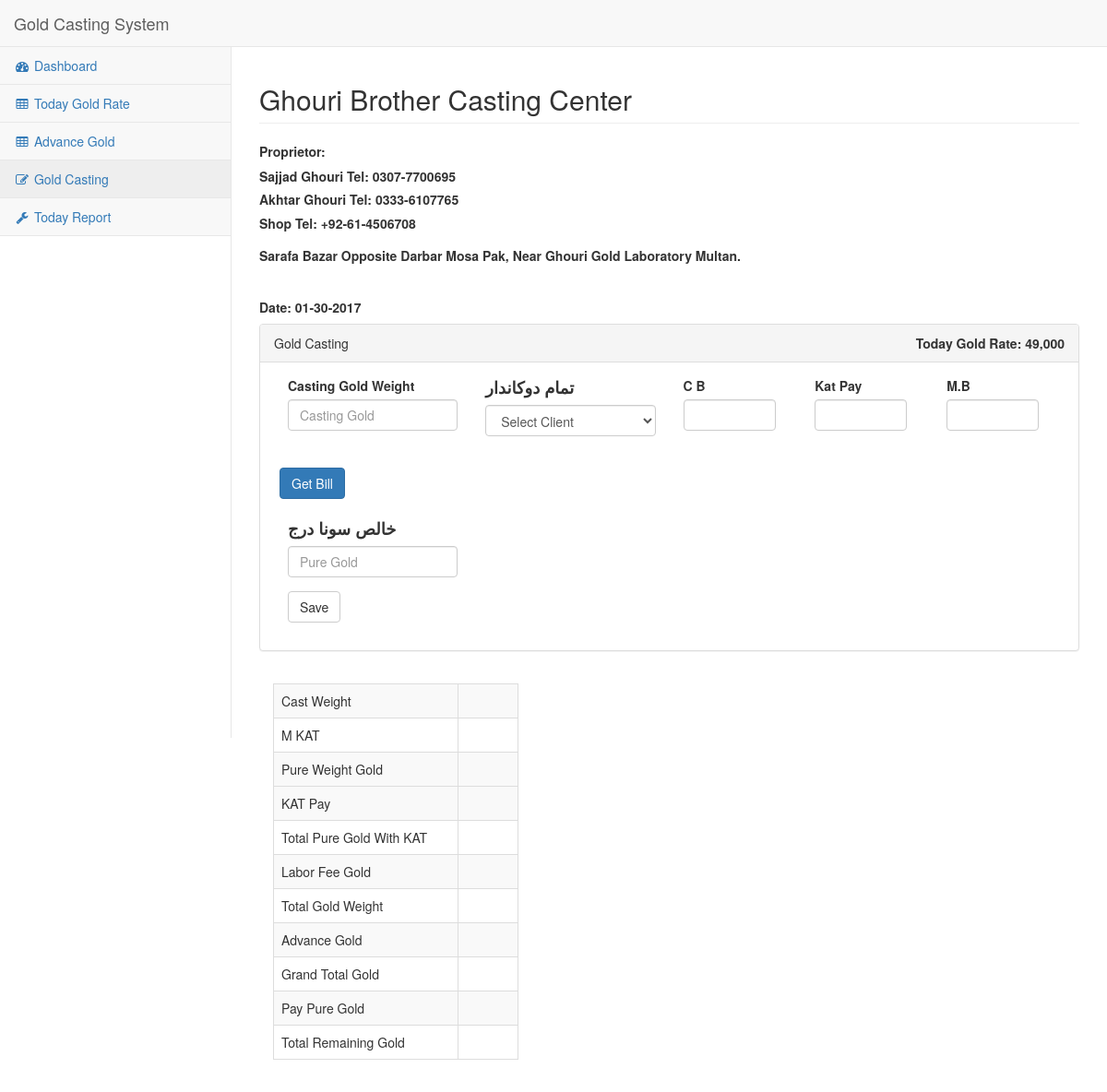
The app's page /gold_casting.php with its own data.
### tables this page shows
CREATE TABLE `tbl_today_gold_rate` (
  `id` int(11) NOT NULL AUTO_INCREMENT,
  `today_rate` int(11) NOT NULL DEFAULT '0',
  PRIMARY KEY (`id`)
);

CREATE TABLE `tbl_language` (
  `language_id` int(11) NOT NULL AUTO_INCREMENT,
  `urdu_name` varchar(255) DEFAULT NULL,
  `english_name` varchar(255) DEFAULT NULL,
  PRIMARY KEY (`language_id`)
);

### functions.php (called while the page is built, shortened)
<?php
	include_once('conn.php');
	function MySQLQuery($query)
	{
		global $conn;
		mysqli_query ($conn, "set character_set_results='utf8'");
		$success = mysqli_query($conn,$query);
		return $success;
	}
	function GetRecord($strTable, $strCriteria)
	{
		$strQuery = "select * from $strTable ";
		if(!empty($strCriteria))
			$strQuery .= "where $strCriteria;";
		$nResult = MySQLQuery($strQuery);
		return mysqli_fetch_array($nResult);
	}
	function TextUrud($id)
	{
		$Where = "language_id = '$id'";
		$nRec = GetRecord("tbl_language", $Where);
		return $nRec['urdu_name'];
	}
?>

### gold_casting.php (the view, shortened to what this page needs)
<!DOCTYPE html>
<html lang="en">
<?php include_once('include/head.php');
include_once('include/functions.php'); ?>
<body>
    <div id="wrapper">
        <?php include_once('include/left_sidebar.php') ?>
        <form role="form" name="myForm" id="GoldCastingForm" onsubmit="return false;">
          <div id="page-wrapper">
            <div class="row">
                <div class="col-lg-12" id="headin_div">
                    <h2 class="page-header">Ghouri Brother Casting Center</h2>
                    <div class="col-lg-4" style="text-align:left; padding-left:0px;"><b>Proprietor:</b></div>
                    <h5><b>Sajjad Ghouri Tel: 0307-7700695</b></h5>
                    <h5><b>Akhtar Ghouri Tel: 0333-6107765</b></h5>
                    <h5><b>Shop Tel: +92-61-4506708</b></h5>
                    <h5><b>Sarafa Bazar Opposite Darbar Mosa Pak, Near Ghouri Gold Laboratory Multan.</b></h5>
                    <br />
                    <h5><b>Date: <?php echo date('m-d-Y');?></b></h5>
                </div>
            </div>
            <div class="row" id="main_top_div">
                <div class="col-lg-12">
                    <div class="panel panel-default scrolling_div" id="main_div">
                        <div class="panel-heading no-print">
                            Gold Casting
                            <?php $rowRate = GetRecord("tbl_today_gold_rate", ''); ?>
                            <label class="pull-right">Today Gold Rate: <?php if(!empty($rowRate)) echo number_format($rowRate['today_rate']); ?></label>
                        </div>
                        <div class="panel-body">
                            <div class="row">
                                <div class="col-lg-12" id="inner_div">
                                        <div class="form-group col-lg-3 no-print">
                                            <label>Casting Gold Weight</label>
                                            <input maxlength="8" class="form-control number_only" placeholder="Casting Gold" name="casting_gold_weight" required>
                                        </div>
                                        <div class="form-group col-lg-3 no-print">
                                            <label class="urdu-text"><?php echo TextUrud(1);?></label>
                                            <select class="form-control" id="all_client" name="all_client"  required>
                                                <option value="">Select Client</option>
                                            </select>
                                           </div>
                                        <div class="form-group col-md-2 no-print">
                                        <label>C B</label>
                                          <input type="text" maxlength="6" class="form-control number_only" name="caret_cb" id="caret_cb" style="width:100px;" >
                                        </div>
                                        <div class="form-group col-md-2 no-print">
                                        <label>Kat Pay</label>
                                          <input type="text" maxlength="6" class="form-control number_only" name="katpay" style="width:100px;" >
                                        </div>
                                        <div class="form-group col-md-2 no-print">
                                        <label>M.B</label>
                                          <input type="text" maxlength="6" class="form-control number_only" name="mb_entry" style="width:100px;" >
                                        </div>
                                        <label>&nbsp;</label>
                                        <button style="margin-left: 6px;" class="btn btn-primary no-print" id="calulate_bill" >Get Bill</button>
                                        <div class="clear"></div><br />
                                        <div class="form-group col-lg-3 no-print">
                                            <label class="urdu-text"><?php echo TextUrud(2);?></label>
                                            <input maxlength="8" class="form-control number_only" placeholder="Pure Gold" name="get_pure_gold" id="get_pure_gold">
                                        </div>
                                        <div class="form-group col-lg-4 no-print">
                                            <input class="btn btn-default" type="submit" id="btn" value="Save">
                                        </div>
                                </div>
                            </div>
                        </div>
                    </div>
                </div>
            </div>
            <div class="panel-body col-lg-4" id="inner_printer_div">
                                            <div class="table-responsive" id="print_div">
                                                <table class="table table-striped table-bordered table-hover" id="DivPrint">
                                                    <tbody>
                                                        <tr>
                                                            <td style="width:200px;">Cast Weight</td>
                                                            <td id="td_cast_weight"></td>
                                                        </tr>
                                                        <tr>
                                                            <td>M KAT <span id="m_kat" style="font-weight: bold;"></span></td>
                                                            <td id="td_m_kat"></td>
                                                        </tr>
                                                        <tr>
                                                            <td>Pure Weight Gold</td>
                                                            <td id="td_pure_weight_gold"></td>
                                                        </tr>
                                                        <tr>
                                                        <tr>
                                                            <td>KAT Pay</td>
                                                            <td id="td_kat_pay"></td>
                                                        </tr>
                                                        <tr>
                                                            <td>Total Pure Gold With KAT</td>
                                                            <td id="td_pure_gold_with_kat"></td>
                                                        </tr>
                                                        <tr>
                                                            <td>Labor Fee Gold</td>
                                                            <td id="td_labore_fee_gold"></td>
                                                        </tr>
                                                        <tr>
                                                            <td>Total Gold Weight</td>
                                                            <td id="td_total_gold_weight"></td>
                                                        </tr>
                                                        <tr>
                                                            <td>Advance Gold <strong id="PlusMinus"></strong></td>
                                                            <td id="td_advance_gold"></td>
                                                        </tr>
                                                        <tr>
                                                            <td>Grand Total Gold</td>
                                                            <td id="td_grand_total_gold"></td>
                                                        </tr>
                                                        <tr>
                                                            <td>Pay Pure Gold</td>
                                                            <td id="td_pay_pure_gold"></td>
                                                        </tr>
                                                        <tr id="tr_remains_gold" class="">
                                                            <td>Total Remaining Gold</td>
                                                            <td id="td_total_remaining_gold"></td>
                                                        </tr>
                                                    </tbody>
                                                </table>
                                            </div>
            </div>
        </div>
    </form>
    </div>
</body>
</html>

### include/head.php (style rules this page uses)
.urdu-text { font-size: 18px; font-weight: bold; }

### records on screen
tbl_today_gold_rate: today_rate "49,000"
tbl_language: urdu_name "تمام دوکاندار"
tbl_language: urdu_name "خالص سونا درج"
